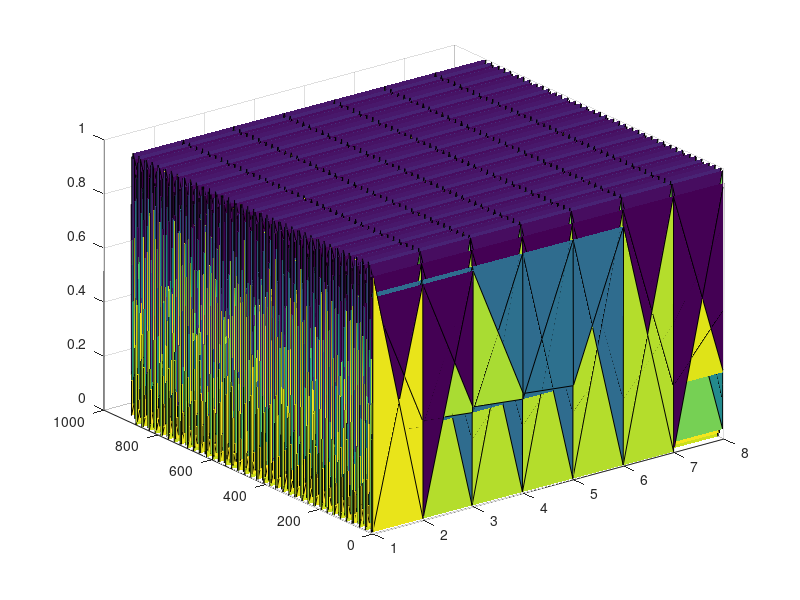

This figure's MATLAB source:
[X, Y] = meshgrid(1:8, 1:901);

w1 = 10;

w2 = 10;

x = sin((w1 * X) + (w2 * Y));

x = x - min(min(x));

x = x / max(max(x));

surf(X, Y, x);

y = x(2:end, (end - 3):end);

x(end, :) = [];

csvwrite('x.csv', x);

csvwrite('y.csv', y);